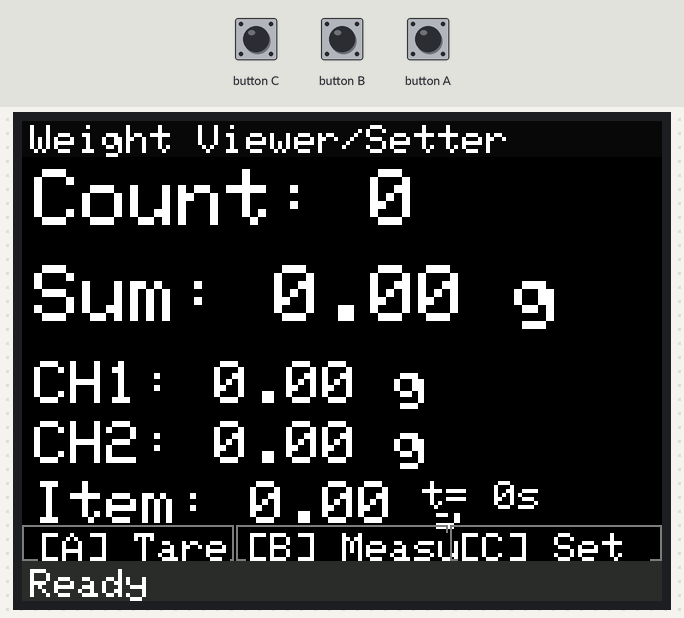
This sketch was run on a simulated ESP32. On the bench: 320×240 colour display. Inputs (shaded band) come from the test bench. What the sketch prints to the serial monitor is not drawn.

Above: at 1.5 s.
1.6 s: button C pressed for 0.15 s
At 2.2 s:
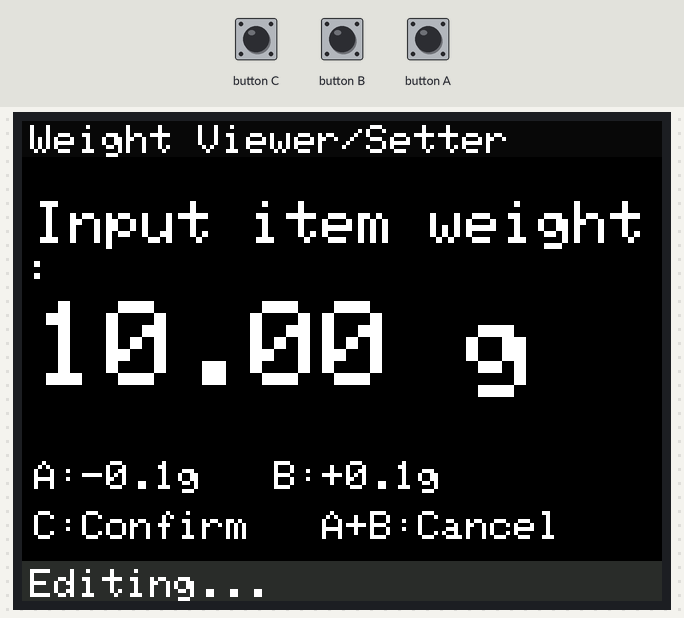
3.2 s: button C pressed for 1 s
At 3.8 s:
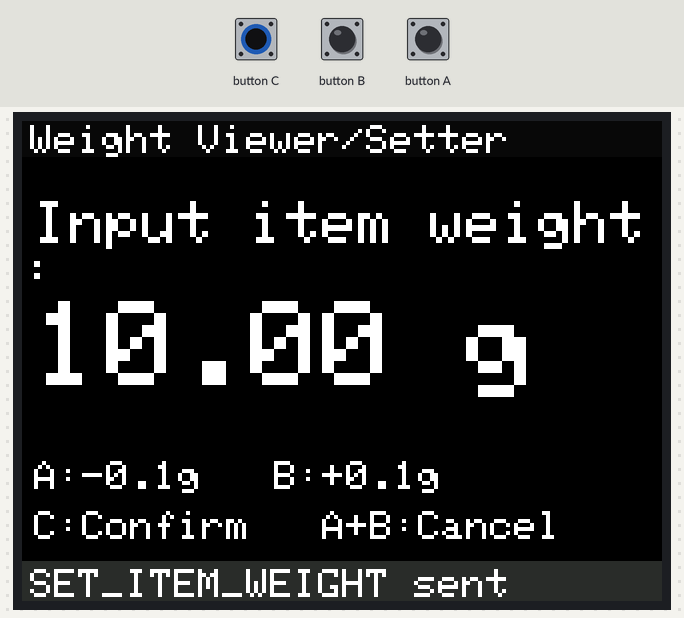
5.7 s: button B pressed for 0.15 s
At 6.9 s:
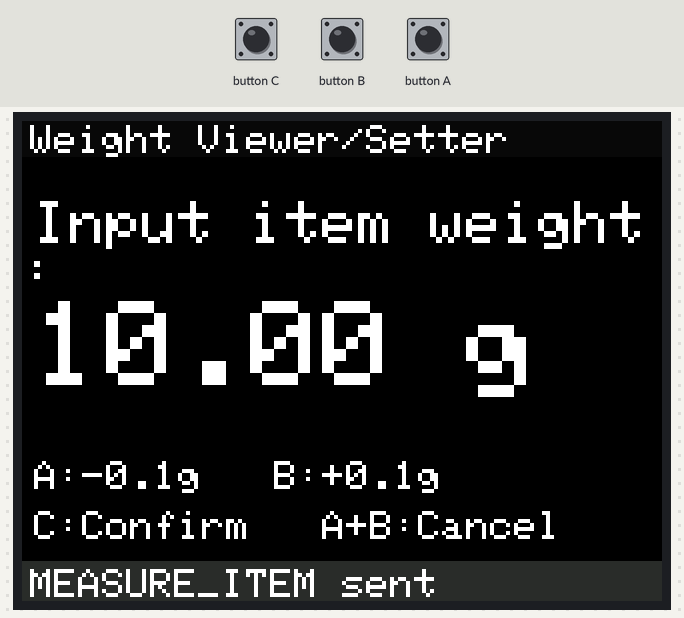
7.3 s: button A pressed for 0.15 s
At 8.1 s:
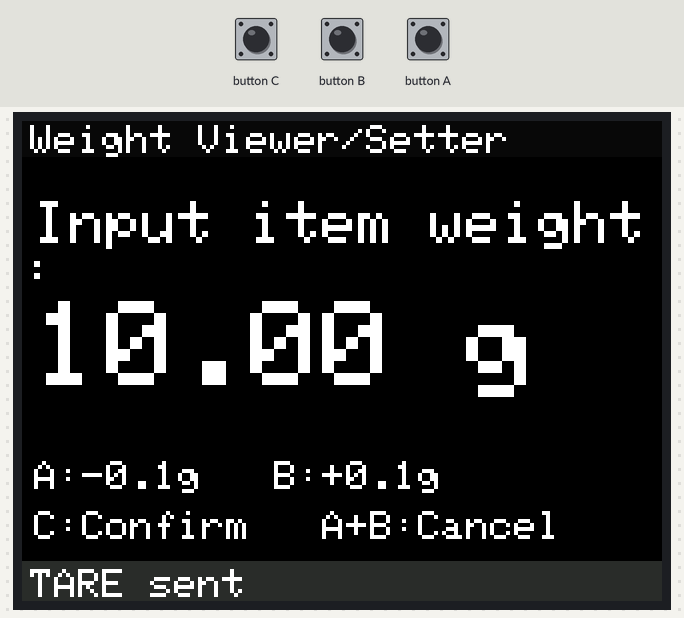
8.9 s: button C pressed for 0.15 s
At 10.0 s:
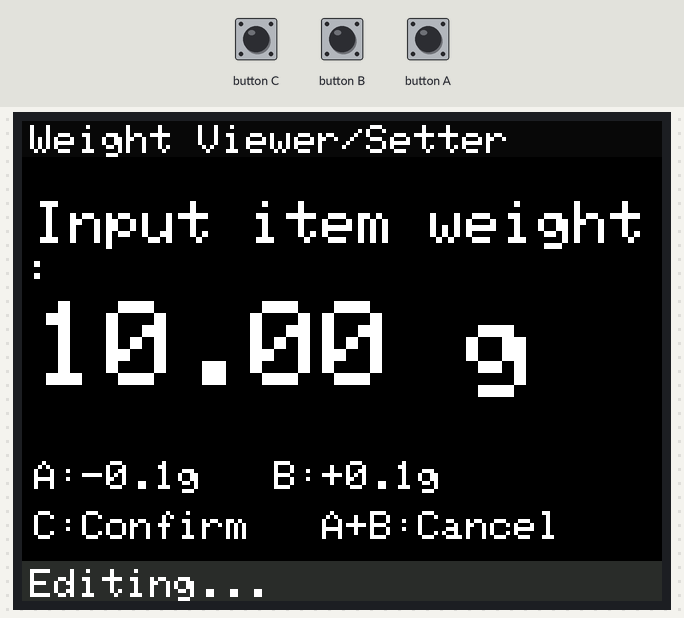
10.5 s: button B pressed for 1 s
At 11.1 s:
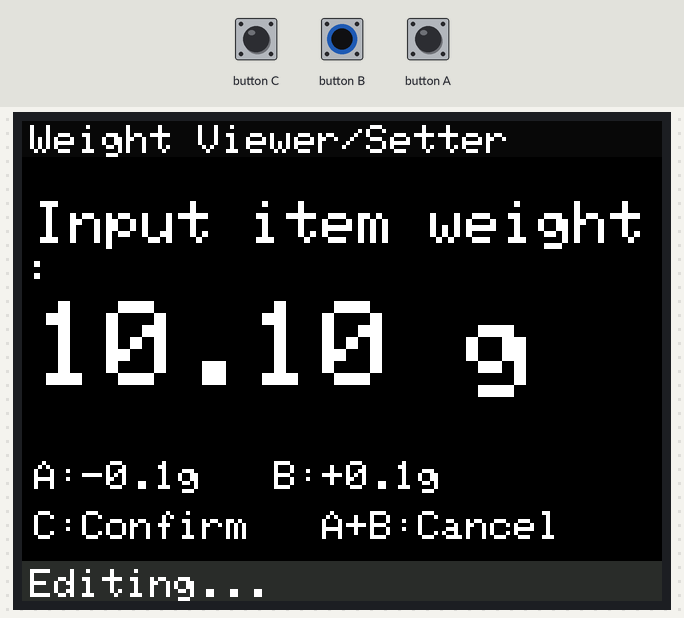
Timing chart, 0 to 13.5 s (numbered marks = the images above; inputs shaded):
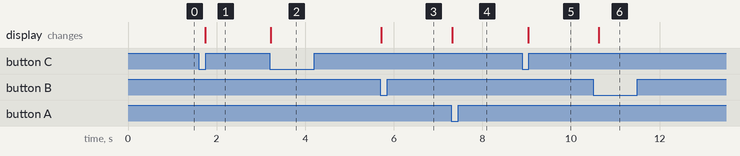

The sketch:

m5stack_AE_HX711.ino
```cpp
/***** M5Stack Core : DISPLAY/SETTING Unit (ESP-NOW) *****/
#include <M5Stack.h>
#include <WiFi.h>
#include <esp_now.h>

// -------- ESP-NOW peer (MEASUREMENT unit MACを入れる) --------
static uint8_t MEAS_PEER_MAC[6] = {0x08,0x3A,0xF2,0x2D,0x41,0x54};

// -------- Packets (MEASと一致させる) --------
typedef struct __attribute__((packed)) {
  float g1;
  float g2;
  float gsum;
  float itemWeight;
  uint16_t itemCount;
  uint32_t elapsedSec;
  uint32_t seq;
} MeasPacket;

typedef struct __attribute__((packed)) {
  uint8_t cmd;   // 0=TARE, 1=MEASURE_ITEM, 2=SET_ITEM_WEIGHT
  float   value; // SET_ITEM_WEIGHTのみ
} CmdPacket;

// -------- Globals --------
volatile bool hasNew = false;
MeasPacket latest{};
float lastItemWeight = 0.0f;

// UI state
enum UiMode { VIEW, INPUT_ITEM };
UiMode ui = VIEW;
float inputWeight = 10.00f; // 初期候補

// -------- Forward --------
void onDataRecv(const uint8_t * mac, const uint8_t *incomingData, int len);
void sendCmd(uint8_t cmd, float value=0.0f);
void drawView();
void drawInput();
void drawHeader();
void drawFooter(const char* txt);
void clearCanvas();

// =========================================================
void setup() {
  M5.begin();
  M5.Lcd.setRotation(1); // 横向き
  M5.Lcd.fillScreen(BLACK);
  M5.Lcd.setTextColor(WHITE, BLACK);

  WiFi.mode(WIFI_STA);
  M5.Lcd.setTextSize(2);
  M5.Lcd.printf("DISPLAY Unit\nMy MAC: %s\n", WiFi.macAddress().c_str());
  Serial.printf("DISPLAY Unit\nMy MAC: %s\n", WiFi.macAddress().c_str());

  if (esp_now_init() != ESP_OK) {
    M5.Lcd.setTextColor(RED, BLACK);
    M5.Lcd.println("ESP-NOW init failed");
    while(1) delay(1000);
  }
  esp_now_register_recv_cb(onDataRecv);

  // Peer (MEAS)
  esp_now_peer_info_t peer{};
  memcpy(peer.peer_addr, MEAS_PEER_MAC, 6);
  peer.ifidx = WIFI_IF_STA;
  peer.channel = 1;
  peer.encrypt = false;
  if (esp_now_add_peer(&peer) != ESP_OK) {
    M5.Lcd.setTextColor(RED, BLACK);
    M5.Lcd.println("add_peer failed");
    while(1) delay(1000);
  }

  // 初期描画
  drawView();
}

// =========================================================
void loop() {
  M5.update();

  if (ui == VIEW) {
    if (hasNew) { hasNew = false; drawView(); }

    if (M5.BtnA.wasPressed()) {        // 初期化=タレ
      sendCmd(0, 0.0f);
      drawFooter("TARE sent");
    }
    if (M5.BtnB.wasPressed()) {        // 単品重量=現在合計
      sendCmd(1, 0.0f);
      drawFooter("MEASURE_ITEM sent");
    }
    if (M5.BtnC.wasPressed()) {        // g数入力画面へ
      inputWeight = (latest.itemWeight > 0) ? latest.itemWeight : inputWeight;
      ui = INPUT_ITEM;
      drawInput();
    }
  } else if (ui == INPUT_ITEM) {
    bool changed = false;
    if (M5.BtnA.wasPressed() && M5.BtnB.wasPressed()) {
      // キャンセル（A+B同時）
      ui = VIEW; drawView();
    } else if (M5.BtnA.wasPressed()) {
      inputWeight = max(0.0f, inputWeight - 0.1f);
      changed = true;
    } else if (M5.BtnB.wasPressed()) {
      inputWeight += 0.1f;
      changed = true;
    } else if (M5.BtnC.wasPressed()) {
      // 決定→送信
      sendCmd(2, inputWeight);
      ui = VIEW; drawFooter("SET_ITEM_WEIGHT sent");
    }
    if (changed) drawInput();
  }

  delay(10);
}

// ================== ESP-NOW RX ===========================
void onDataRecv(const uint8_t * mac, const uint8_t *incomingData, int len) {
  if (len != sizeof(MeasPacket)) return;
  memcpy((void*)&latest, incomingData, sizeof(MeasPacket));
  hasNew = true;
}

// ================== Send helper ==========================
void sendCmd(uint8_t cmd, float value) {
  CmdPacket pkt{cmd, value};
  esp_now_send(MEAS_PEER_MAC, (uint8_t*)&pkt, sizeof(pkt));
}

// ================== UI drawing ===========================
void drawHeader() {
  M5.Lcd.fillRect(0,0,320,18,0x0841);
  M5.Lcd.setTextColor(WHITE, 0x0841);
  M5.Lcd.setCursor(4,2);
  M5.Lcd.print("Weight Viewer/Setter");
  M5.Lcd.setTextColor(WHITE, BLACK);
}

void drawFooter(const char* txt) {
  M5.Lcd.fillRect(0,220,320,20,0x2965);
  M5.Lcd.setTextColor(WHITE, 0x2965);
  M5.Lcd.setCursor(4,224);
  M5.Lcd.print(txt);
  M5.Lcd.setTextColor(WHITE, BLACK);
}

void clearCanvas() {
  M5.Lcd.fillRect(0,18,320,202,BLACK);
}

void drawView() {
  drawHeader();
  clearCanvas();

  // 大：個数 & 合計
  M5.Lcd.setTextSize(4);
  M5.Lcd.setCursor(6, 24);
  M5.Lcd.printf("Count: %u", latest.itemCount);

  M5.Lcd.setCursor(6, 72);
  M5.Lcd.printf("Sum: %0.2f g", latest.gsum);

  // 中：各CH & 単品重量
  M5.Lcd.setTextSize(3);
  M5.Lcd.setCursor(6, 120);
  M5.Lcd.printf("CH1: %0.2f g", latest.g1);
  M5.Lcd.setCursor(6, 150);
  M5.Lcd.printf("CH2: %0.2f g", latest.g2);
  M5.Lcd.setCursor(6, 180);
  M5.Lcd.printf("Item: %0.2f g", latest.itemWeight);

  // 小：経過時間
  M5.Lcd.setTextSize(2);
  M5.Lcd.setCursor(200, 180);
  M5.Lcd.printf("t= %lus", (unsigned long)latest.elapsedSec);

  // ボタンラベル
  M5.Lcd.drawRect(0,202,106,18,0x7BEF);   M5.Lcd.setCursor(8,206);  M5.Lcd.print("[A] Tare");
  M5.Lcd.drawRect(107,202,106,18,0x7BEF); M5.Lcd.setCursor(112,206);M5.Lcd.print("[B] Measure");
  M5.Lcd.drawRect(214,202,106,18,0x7BEF); M5.Lcd.setCursor(218,206);M5.Lcd.print("[C] Set g");

  drawFooter("Ready");
}

void drawInput() {
  drawHeader();
  clearCanvas();

  M5.Lcd.setTextSize(3);
  M5.Lcd.setCursor(6, 40);
  M5.Lcd.print("Input item weight:");

  M5.Lcd.setTextSize(6);
  M5.Lcd.setCursor(6, 90);
  M5.Lcd.printf("%0.2f g", inputWeight);

  M5.Lcd.setTextSize(2);
  M5.Lcd.setCursor(6, 170);
  M5.Lcd.print("A:-0.1g   B:+0.1g");
  M5.Lcd.setCursor(6, 195);
  M5.Lcd.print("C:Confirm   A+B:Cancel");

  drawFooter("Editing...");
}
```

Measured:
- after the input at 1.6 s, the display: changes after 0.14 s (image 1)
- after the input at 3.2 s, the display: changes at once (image 2)
- after the input at 5.7 s, the display: changes at once (image 3)
- after the input at 7.3 s, the display: changes at once (image 4)
- after the input at 8.9 s, the display: changes after 0.14 s (image 5)
- after the input at 10.5 s, the display: changes after 0.13 s (image 6)
